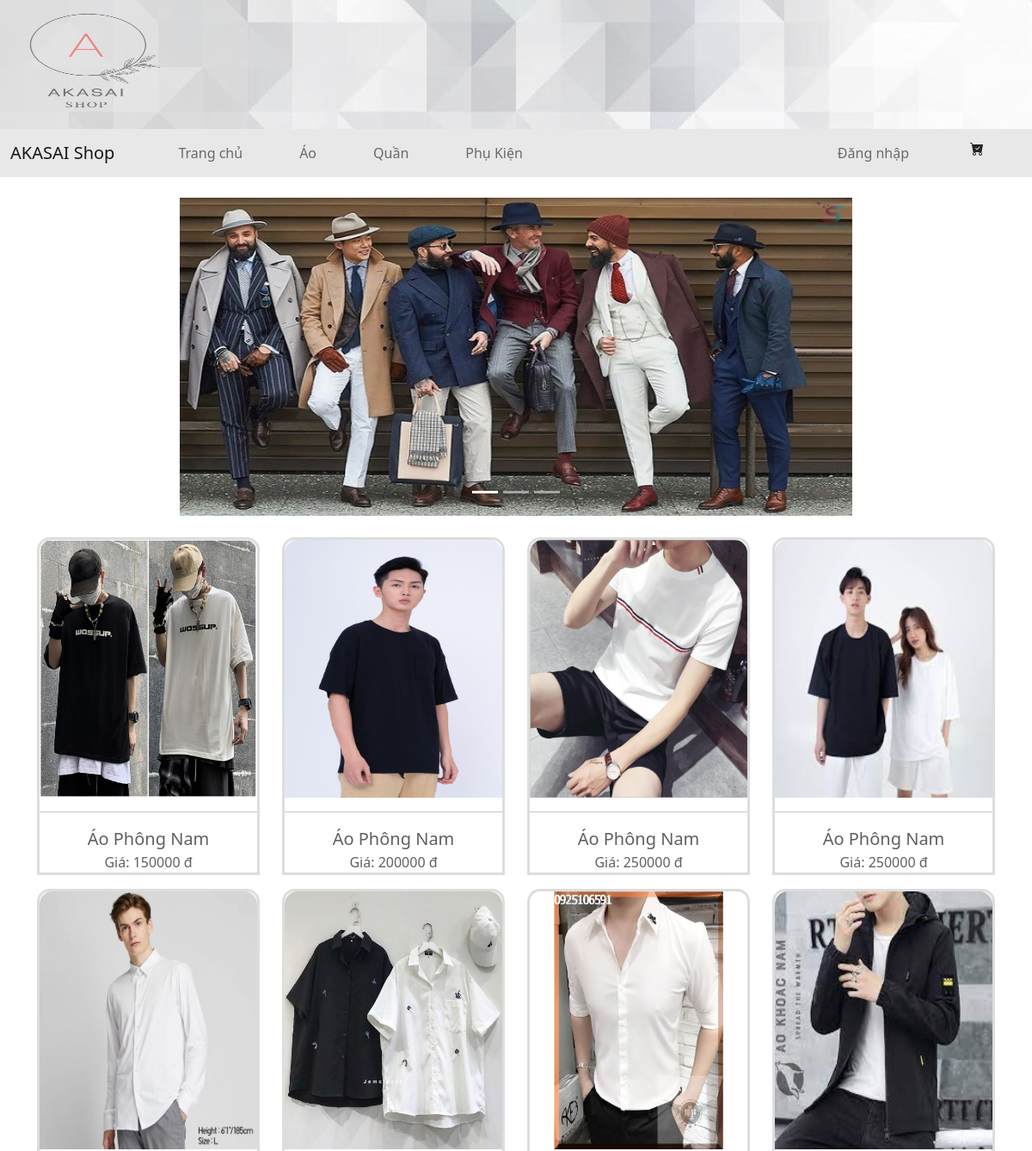
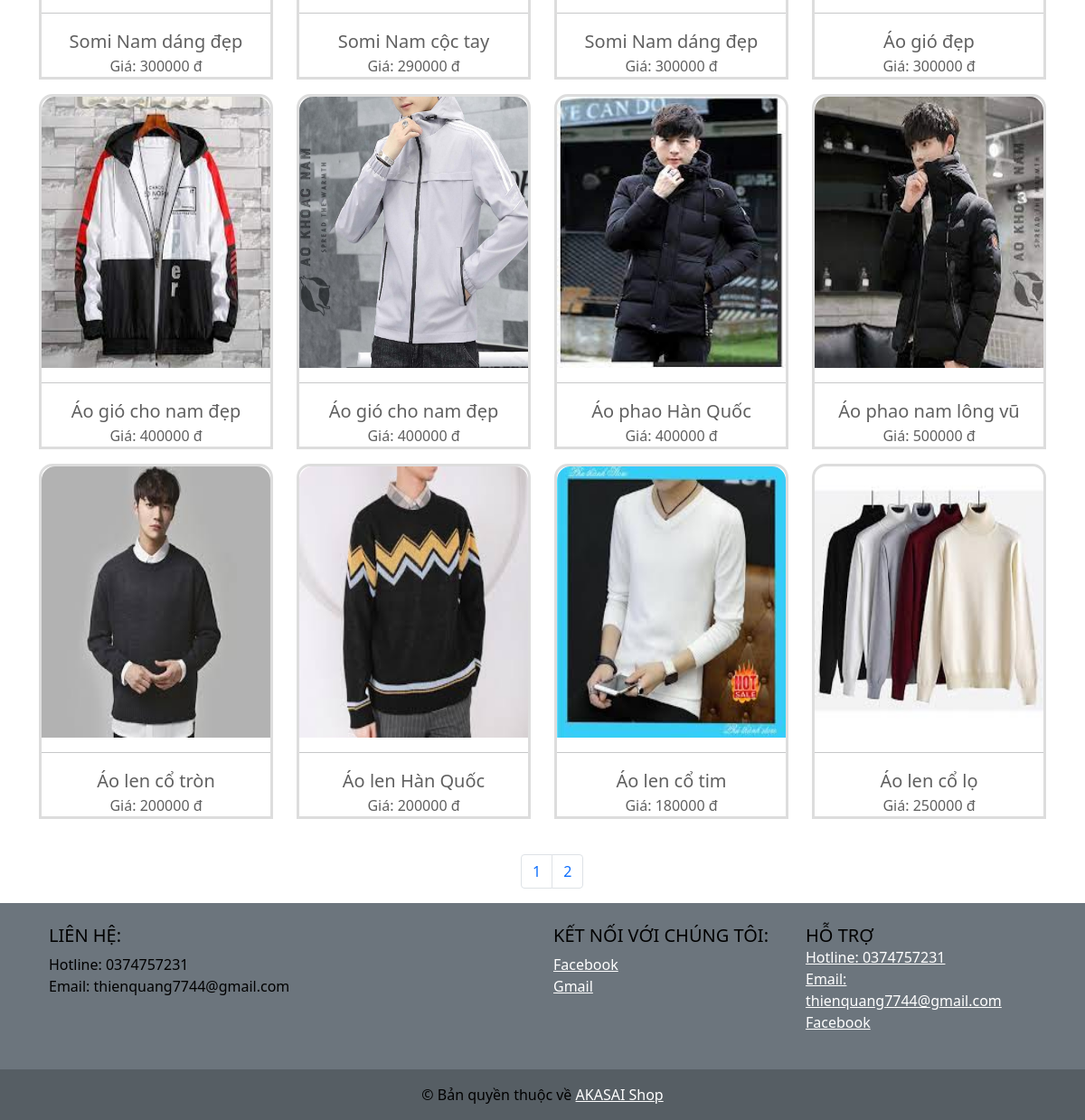
The page / on the database its author committed (2 pictures, top to bottom).
### tables this page shows
CREATE TABLE `danhmuc` (
  `id` int(11) NOT NULL,
  `tendanhmuc` varchar(100) NOT NULL,
  `parent` int(11) NOT NULL
);

CREATE TABLE `sanpham` (
  `idsp` int(11) NOT NULL,
  `masp` varchar(100) NOT NULL,
  `tensp` varchar(100) NOT NULL,
  `ngaysx` date NOT NULL,
  `gia` float NOT NULL,
  `gianhap` float NOT NULL,
  `clicksanpham` int(11) NOT NULL,
  `iddanhmuc` int(11) NOT NULL,
  `tenanh` varchar(100) NOT NULL
);

### mvc/controller/home.php (called while the page is built, shortened)
<?php
    class home extends controller{
     public function index()
    {
        $db = new user;
        $sanpham = $db->index();
        $chiatrang = $db->chiatrang();
        if(isset($_SESSION['taikhoan'])){
             $thongtin = $db->show($_SESSION['taikhoan']);
        }else{
             $thongtin = null;
        }
        $danhmuc1 = $db->danhmuc1();
        $danhmuc2 = $db->danhmuc2();
        $danhmuc3 = $db->danhmuc3();
        include "./mvc/view/index.php";
    }
}
 ?>

### mvc/core/App.php (called while the page is built, shortened)
<?php
	class App{
		protected $action ="index";
		function __construct(){
			$arr = $this->UrlProcess();
			$this->controller = new $this->controller;
			$this->param = $arr?array_values($arr):[];
			call_user_func_array([$this->controller,$this->action], $this->param);
		}
	}
 ?>

### index.php (called while the page is built, shortened)
<?php
	$app = new App();
 ?>

### mvc/core/Database.php (called while the page is built, shortened)
<?php
class database{
    function __construct()
    {
        $this->link = mysqli_connect ("localhost","root", "","quanlibanhang") or die ("Ko the ket noi Database");
        return $this->link;
    }
}
?>

### mvc/model/login.php (called while the page is built, shortened)
<?php
class user extends database
{
	public function index()
	{
			$results_per_page = 16;
	  		$sql ="SELECT tenanh,tensp,idsp,gia FROM sanpham ";
		 	$ketqua = mysqli_query($this->link, $sql) or die (mysqli_error());
			$number_of_results = mysqli_num_rows($ketqua);
			$number_of_pages = ceil($number_of_results/$results_per_page);
			if(!isset($_GET['page'])){
				$page = 1;
			}else{
				$page =$_GET['page'];
			}
			$this_page_first_result = ($page -1) * $results_per_page;
			$sql ="SELECT tenanh,tensp,idsp,gia FROM sanpham  LIMIT ".$this_page_first_result.','.$results_per_page;
		 	$ketqua = mysqli_query($this->link, $sql) or die (mysqli_error());
			$arr =[];
			while ($hang = mysqli_fetch_array($ketqua)) {
				$item['idsp']= $hang['idsp'];
				$item['tenanh'] = $hang['tenanh'];
				$item['tensp'] =  $hang['tensp'];
				$item['gia'] =  $hang['gia'];
				$arr[]= $item;
			}
			return $arr;
	}
	public function chiatrang(){
			$number =$_SESSION['page'];
			$arr =[];
			for($page = 1; $page<= $number ;$page++){
				$item['page'] =  $page;
				$arr[]= $item;
			}
			return $arr;
	}
	public function danhmuc1()
	{
		$sql ="SELECT tendanhmuc,id FROM danhmuc where id = 1 ";
        $ketqua = mysqli_query($this->link, $sql) or die (mysqli_error());
       	$arr =[];
			while ($hang = mysqli_fetch_array($ketqua)) {
				$item['tendanhmuc']= $hang['tendanhmuc'];
				$item['id'] = $hang['id'];
				$arr[]= $item;
			}
			return $arr;
	}
	public function danhmuc2()
	{
		$sql ="SELECT tendanhmuc,id FROM danhmuc where id = 2 ";
        $ketqua = mysqli_query($this->link, $sql) or die (mysqli_error());
       	$arr =[];
			while ($hang = mysqli_fetch_array($ketqua)) {
				$item['tendanhmuc']= $hang['tendanhmuc'];
				$item['id'] = $hang['id'];
				$arr[]= $item;
			}
			return $arr;
	}
	public function danhmuc3()
	{
		$sql ="SELECT tendanhmuc,id FROM danhmuc where id = 3 ";
        $ketqua = mysqli_query($this->link, $sql) or die (mysqli_error());
       	$arr =[];
			while ($hang = mysqli_fetch_array($ketqua)) {
				$item['tendanhmuc']= $hang['tendanhmuc'];
				$item['id'] = $hang['id'];
				$arr[]= $item;
			}
			return $arr;
	}
}
?>

### mvc/view/index.php (the view, shortened to what this page needs)
<html>
<head>
<link rel="stylesheet" href="http://localhost/websitemvc12/public/css/index1.css">
    <link href="https://cdn.jsdelivr.net/npm/bootstrap@5.1.3/dist/css/bootstrap.min.css" rel="stylesheet">
</head>
  <?php require_once('./mvc/view/layout/header.php');?>
<body >
<br>
<div class="container">
<div class="row">
<div class="col-md-12 " align="center">
	<?php require_once('./mvc/view/anhnen.php');?>
</div>
</div>
</div>
<br>
      <div class="container">
        <div class= "row">
	  		<?php
        foreach ($sanpham as $item) {
        ?>
	  		<div class ="col-12 col-sm-6 col-md-3 image" >
        <div style="border-color: #DDDDDD; border-style: solid;margin:1;margin-bottom: 15px; text-align: center; border-top-left-radius :15px;border-top-right-radius :15px;">
	  		<a  href = "chitietsanpham?idsp=<?php echo $item['idsp'];?>"><img src="http://localhost/websitemvc12/public/anh/<?php echo $item['tenanh'];?>" style="border-top-left-radius :15px;border-top-right-radius :15px;"></a><hr>
	  		   <div class="row" >
           <div class="col-12 ">
            <a href = "chitietsanpham?idsp=<?php echo $item['idsp'];?>" style="color: #606060; text-decoration: none; font-size: 20;"><?php echo $item['tensp'];?></a></div>
            <div class="col-12 ">
	  		     <a href = "chitietsanpham?idsp=<?php echo $item['idsp'];?>" style="color: #606060; text-decoration: none;">Giá: <?php echo $item['gia'];?> đ</a></div>
	  		   </div>
           </div>
	  		</div>
	  	<?php
        }
        ?>
      </div>
    </div>
  <br>
        <div style="margin-left: 48%;">
        <nav aria-label="Page navigation example">
          <ul class="pagination">
            <?php
                foreach ($chiatrang as $item) {
                ?>
              <li class="page-item"><a class="page-link" href="index?page=<?php echo $item['page'];?>"><?php echo $item['page'];?></a></li>
              <?php
                  }
                  ?>
                </ul>
              </nav>
        </div>
</body>
  <?php
  include('layout/footer.php');
  ?>
</html>

### mvc/view/layout/header.php (shortened to what this page needs)
<html>
<head>
    <link href="https://cdn.jsdelivr.net/npm/bootstrap@5.1.3/dist/css/bootstrap.min.css" rel="stylesheet">
    <link rel="stylesheet" href="http://localhost/websitemvc12/public/css/index1.css">
</head>
<body>
<div class = "logo" >
    <img class="anhlogo" src="http://localhost/websitemvc12/public/anh/logo.jpg" width="280" height="150">
  </div>
    <nav class="navbar navbar-expand-lg navbar-light" style="background-color: #E8E8E8;">
  <div class="container-fluid">
    <a class="navbar-brand" href="index">AKASAI Shop</a>
    <div class="collapse navbar-collapse" id="navbarSupportedContent">
      <ul class="navbar-nav me-auto mb-2 mb-lg-0">
        <li class="nav-item dropdown">
          <a class="nav-link" href = "index" id="navbarDropdown">Trang chủ</a>
        </li>
        <li class="nav-item dropdown">
        <?php
          foreach ($danhmuc1 as $item) {
          ?>
           <a class="nav-link" href = "danhmuc?iddmuc=<?php echo $item['id'];?>" id="navbarDropdown"><?php echo $item['tendanhmuc'];?></a>
          <?php
           }
         ?>
        </li>
         <li class="nav-item dropdown">
        <?php
          foreach ($danhmuc2 as $item) {
          ?>
           <a class="nav-link" href = "danhmuc?iddmuc=<?php echo $item['id'];?>" id="navbarDropdown"><?php echo $item['tendanhmuc'];?></a>
          <?php
           }
         ?>
        </li>
         <li class="nav-item dropdown">
        <?php
          foreach ($danhmuc3 as $item) {
          ?>
           <a class="nav-link" href = "danhmuc?iddmuc=<?php echo $item['id'];?>" id="navbarDropdown"><?php echo $item['tendanhmuc'];?></a>
          <?php
           }
         ?>
        </li>
<?php try{
  if($thongtin == null) {
  echo'
        <li class="nav-item dropdown" >
           <a class="nav-link" href = "login" id="navbarDropdown">Đăng nhập </a>
        </li>';
        }
  }catch(Excption $e){}
   ?>
 <li class="nav-item dropdown" >
       <a class="like btn btn-default" href="giohang"></a>
        </li>
      </ul>
    </div>
  </div>
</nav>
</body>
</html>

### mvc/view/anhnen.php (shortened to what this page needs)
    <div id="myCarousel" class="carousel slide slide-carouseo" data-bs-ride="carousel">
        <div class="carousel-indicators">
            <button type="button" data-bs-target="#myCarousel" data-bs-slide-to="0" class="active" aria-current="true" aria-label="Slide 1"></button>
            <button type="button" data-bs-target="#myCarousel" data-bs-slide-to="1" aria-label="Slide 2"></button>
            <button type="button" data-bs-target="#myCarousel" data-bs-slide-to="2" aria-label="Slide 3"></button>
        </div>
        <div class="carousel-inner">
            <div class="carousel-item active">
                <img src="http://localhost/websitemvc12/public/anh/chay4.jpg" alt="anh 1" width="70%" height="370">
            </div>
        </div>
        <button class="carousel-control-prev" style="margin-left: 70px;" type="button" data-bs-target="#myCarousel" data-bs-slide="prev">
  <span class="carousel-control-prev-icon" aria-hidden="true"></span>
</button>
        <button class="carousel-control-next" style="margin-right: 70px;" type="button" data-bs-target="#myCarousel" data-bs-slide="next">
  <span class="carousel-control-next-icon"  aria-hidden="true"></span>
</button>
    </div>

### mvc/view/layout/footer.php (shortened to what this page needs)
<html>
<head>
    <link href="https://cdn.jsdelivr.net/npm/bootstrap@5.1.3/dist/css/bootstrap.min.css" rel="stylesheet">
</head>
<body>
  <div class="footer">
        <footer class="bg-secondary text-black text-center text-lg-start">
  <div class="container p-4">
    <div class="row">
      <div class="col-lg-6 col-md-12 mb-4 mb-md-0">
        <h5 class="text-uppercase">Liên hệ:</h5>
        <p>
      Hotline: 0374757231<br>
          Email: thienquang7744@gmail.com<br>
        </p>
      </div>
      <div class="col-lg-3 col-md-4 mb-4 mb-md-0">
        <h5 class="text-uppercase">Kết nối với chúng tôi:</h5>
        <ul class="list-unstyled mb-0">
          <li>
            <a href="https://www.facebook.com/quangs.thiens.9/" class="text-white">Facebook</a>
          </li>
          <li>
            <a href="https://mail.google.com/mail/u/0/#sent" class="text-white">Gmail</a>
          </li>
        </ul>
      </div>
      <div class="col-lg-3 col-md-6 mb-4 mb-md-0">
        <h5 class="text-uppercase mb-0">Hỗ trợ</h5>
        <ul class="list-unstyled">
          <li>
            <a href="#!" class="text-white">Hotline: 0374757231</a>
          </li>
          <li>
            <a href="https://mail.google.com/mail/u/0/#sent" class="text-white">Email: thienquang7744@gmail.com</a>
          </li>
          <li>
            <a href="https://www.facebook.com/quangs.thiens.9/" class="text-white">Facebook</a>
          </li>
        </ul>
      </div>
    </div>
  </div>
  <div class="text-center p-3" style="background-color: rgba(0, 0, 0, 0.2);">
    © Bản quyền thuộc về
    <a class="text-white" href="index">AKASAI Shop</a>
  </div>
</footer>
      </div>
</body>
</html>

### public/css/index1.css (style rules this page uses)
.logo { background-color: #d9d9d9; background-image: url('http://localhost/websitemvc12/public/anh/logo1.jpg'); background-size: cover; }
.anhlogo { opacity: 0.5; }
.container-fluid { margin-left: 100px; }
.dropdown { position: relative; display: inline-block; margin-left: 50px; }
.image img { height: 300px; width: 100%; }
.image { background-color: white; margin-top: 20px; }
.footer { background-color: #42f5cb; }

### rows shown on the page
danhmuc: tendanhmuc "Áo"
danhmuc: tendanhmuc "Quần"
danhmuc: tendanhmuc "Phụ Kiện"
sanpham: tenanh (picture), tensp "Áo Phông Nam", gia "150000"
sanpham: tenanh (picture), tensp "Áo Phông Nam", gia "200000"
sanpham: tenanh (picture), tensp "Áo Phông Nam", gia "250000"
sanpham: tenanh (picture), tensp "Áo Phông Nam", gia "250000"
sanpham: tenanh (picture), tensp "Somi Nam dáng đẹp", gia "300000"
sanpham: tenanh (picture), tensp "Somi Nam cộc tay", gia "290000"
sanpham: tenanh (picture), tensp "Somi Nam dáng đẹp", gia "300000"
sanpham: tenanh (picture), tensp "Áo gió đẹp", gia "300000"
sanpham: tenanh (picture), tensp "Áo gió cho nam đẹp", gia "400000"
sanpham: tenanh (picture), tensp "Áo gió cho nam đẹp", gia "400000"
sanpham: tenanh (picture), tensp "Áo phao Hàn Quốc", gia "400000"
sanpham: tenanh (picture), tensp "Áo phao nam lông vũ", gia "500000"
sanpham: tenanh (picture), tensp "Áo len cổ tròn", gia "200000"
sanpham: tenanh (picture), tensp "Áo len Hàn Quốc", gia "200000"
sanpham: tenanh (picture), tensp "Áo len cổ tim", gia "180000"
sanpham: tenanh (picture), tensp "Áo len cổ lọ", gia "250000"

### other values the page prints
$item['page'] "1"
$item['page'] "2"
